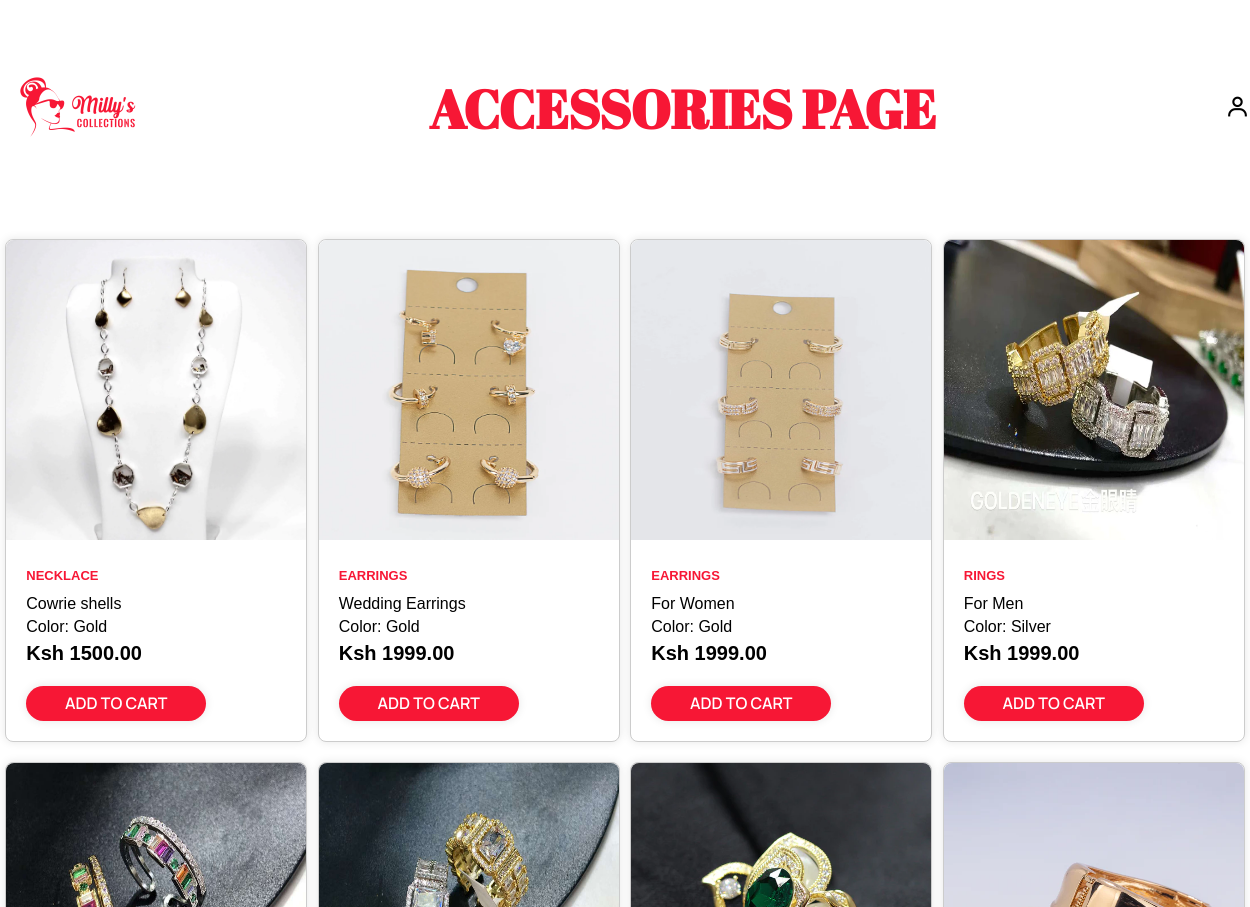
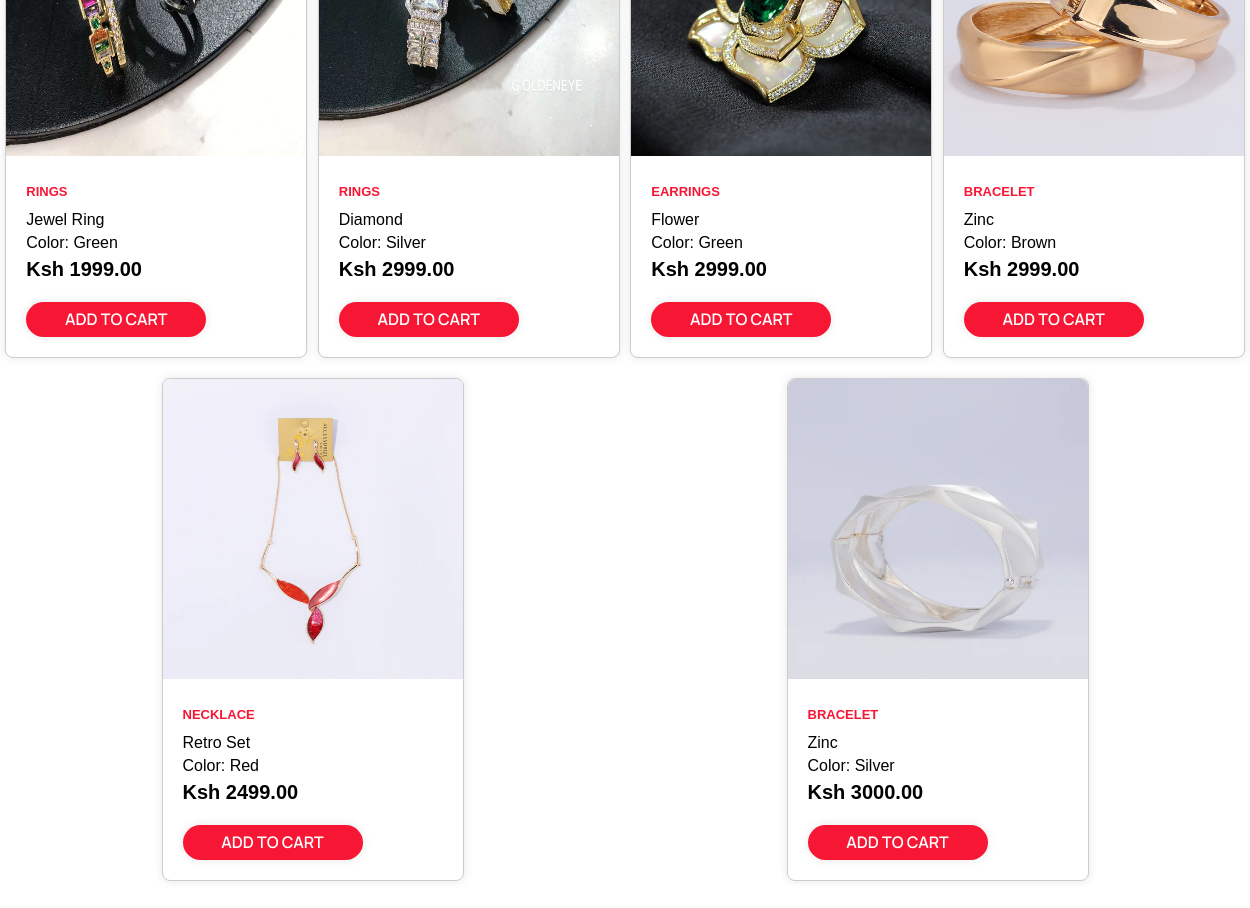
The page /displayaccessories.php on the database its author committed (2 pictures, top to bottom).
### tables this page shows
CREATE TABLE `accessories` (
  `accessory_id` int(11) NOT NULL,
  `name` varchar(100) DEFAULT NULL,
  `description` text DEFAULT NULL,
  `color` varchar(10) DEFAULT NULL,
  `price` decimal(10,2) DEFAULT NULL,
  `image` varchar(255) DEFAULT NULL
);

### displayaccessories.php (the view, shortened to what this page needs)
<!DOCTYPE html>
<html lang="en">
<head>
    <link rel="stylesheet" href="https://cdnjs.cloudflare.com/ajax/libs/font-awesome/6.5.0/css/all.min.css"/>
    <link href='https://unpkg.com/boxicons@2.1.4/css/boxicons.min.css' rel='stylesheet'>
    <link rel="stylesheet" href="displayshoe.css">
</head>
<body>
    <header>
    <a href="menu.html" class="logo"><img src="Milly logo pink.png" alt="Logo"></a>
    <p>ACCESSORIES PAGE</p>
        <div class="nav-icons">
            <a href="userprofile.html"><i class='bx bx-user'></i></a>
        </div>
    </header>
<div class="shoe-container">
    <?php
   include('connection.php');
    $sql = "SELECT * FROM accessories";
    $result = $conn->query($sql);
    if ($result->num_rows > 0) {
        while($row = $result->fetch_assoc()) {
            echo "<link rel='stylesheet' href='displayshoe.css'>";
            echo "<div class='shoe'>";
            echo "<img src='" . $row['image'] . "' alt='Shoe Image'>";
            echo "<div class='shoe-details'>";
            echo "<h3>" . $row['name'] . "</h3>";
            echo "<p>" . $row['description'] . "</p>";
            echo "<p>Color: " . $row['color'] . "</p>";
            echo "<p class = 'price'>Ksh" . " " . $row['price'] . "</p>";
            echo "<a href='cartshoes.php'><button> ADD TO CART</button></a>";
            echo "</div>";
            echo "</div>";
        }
    } else {
        echo "0 results";
    }
    ?>
</div>
</body>
</html>

### displayshoe.css (style rules this page uses)
body { margin: 0; padding: 0; box-sizing: border-box; scroll-behavior: smooth; font-family: 'Manrope', sans-serif; list-style: none; text-decoration: none; }
header { position:relative; width: 100%; display: flex; align-items: center; justify-content: space-between; padding: 20px; text-decoration: none; }
header p { font-family: 'Abril Fatface', serif; font-size: 40pt; font-weight: 700; color: #f71735; text-align: center; }
.logo img { max-width: 120px; height: auto; }
.nav-icons i { margin-right: 20px; color: #000000; font-size: 25px; font-weight: 400; transition: all .42s ease; }
.shoe-container { display: flex; flex-wrap: wrap; justify-content: space-around; margin: 20px auto; }
.shoe { font-family: 'Archivo', sans-serif; width: 300px; background-color: #fff; border: 1px solid #ccc; border-radius: 8px; margin-bottom: 20px; box-shadow: 0 0 10px rgba(0, 0, 0, 0.1); }
.shoe img { width: 100%; height: 300px; border-top-left-radius: 8px; border-top-right-radius: 8px; }
.shoe-details { padding: 20px; }
.shoe h3 { font-variant: small-caps; text-transform: lowercase ; font-size: 18px; font-family: sans-serif; color: #f71735; margin-top: 0; margin-bottom: 10px; }
.shoe .price { font-size: 20px; line-height: 1.2; padding-bottom: 1rem; font-family: 'Archivo Black', sans-serif; font-weight: bold; color: #000000; }
.shoe p { margin: 5px 0; }
button { font-family: 'Manrope', sans-serif; width: 180px; height: 35px; background: #f71735; border: none; outline: none; border-radius: 40px; box-shadow: 0 0 10px rgba(0, 0, 0, .1); cursor: pointer; font-size: 16px; color: #fff; font-weight: 600; }

### rows shown on the page
accessories: image (picture), name "necklace", description "Cowrie shells", color "Gold", price "1500.00"
accessories: image (picture), name "earrings", description "Wedding Earrings", color "Gold", price "1999.00"
accessories: image (picture), name "earrings", description "For Women", color "Gold", price "1999.00"
accessories: image (picture), name "rings", description "For Men", color "Silver", price "1999.00"
accessories: image (picture), name "rings", description "Jewel Ring", color "Green", price "1999.00"
accessories: image (picture), name "rings", description "Diamond", color "Silver", price "2999.00"
accessories: image (picture), name "earrings", description "Flower", color "Green", price "2999.00"
accessories: image (picture), name "bracelet", description "Zinc", color "Brown", price "2999.00"
accessories: image (picture), name "necklace", description "Retro Set", color "Red", price "2499.00"
accessories: image (picture), name "bracelet", description "Zinc", color "Silver", price "3000.00"
